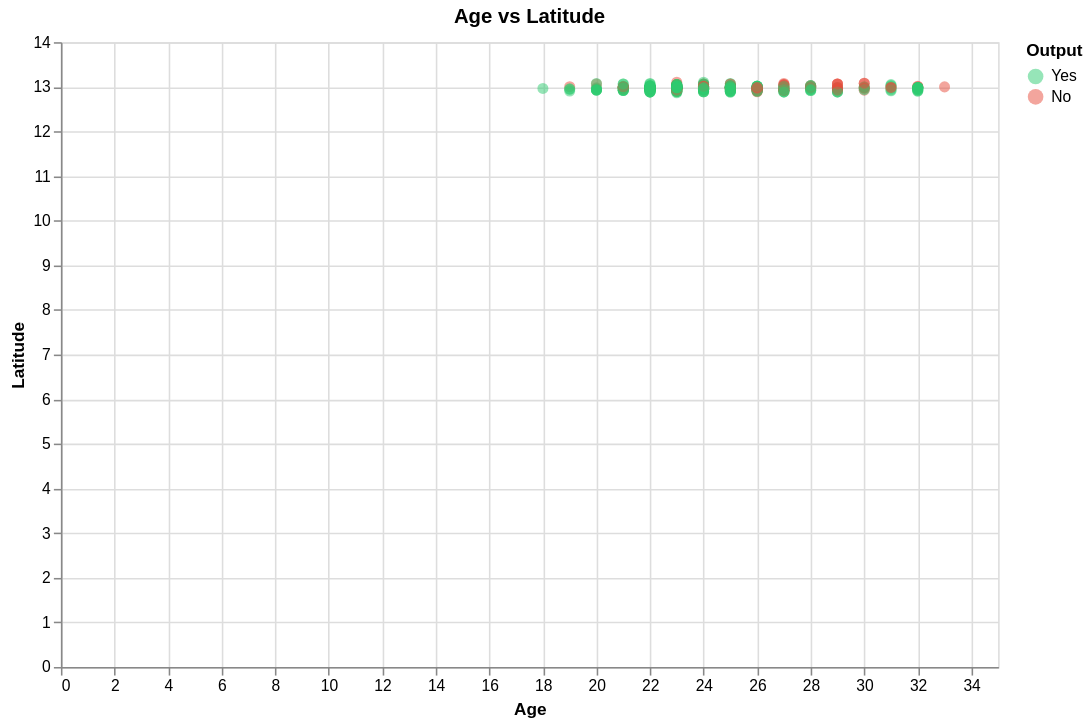

Source (notebook cell):
### Markdown cell above
## 8. Scatter Plot: Geographic Distribution (Age vs. Latitude)
Create a scatter plot showing the relationship between customer age and latitude.

### Code cell
alt.Chart(df).mark_circle(size=50, opacity=0.5).encode(
    alt.X('Age:Q', title='Age'),
    alt.Y('latitude:Q', title='Latitude'),
    alt.Color('Output:N', scale=alt.Scale(domain=['Yes', 'No'], range=['#2ecc71', '#e74c3c'])),
    tooltip=['Age:Q', 'latitude:Q', 'Gender:N', 'Output:N']
).properties(
    title='Age vs Latitude',
    width=600, height=400
).interactive()

### Figure 1 — Vega-Lite specification as saved in the notebook (floating-point values rounded to 4 significant figures; data arrays with more than 128 entries replaced by an {"elided": "..."} marker saying what was removed)
{"config": {"view": {"continuousWidth": 300, "continuousHeight": 300}}, "data": {"name": "data-f84c5de1922d6b2f20a460be71982c02"}, "mark": {"type": "circle", "opacity": 0.5, "size": 50}, "encoding": {"color": {"field": "Output", "scale": {"domain": ["Yes", "No"], "range": ["#2ecc71", "#e74c3c"]}, "type": "nominal"}, "tooltip": [{"field": "Age", "type": "quantitative"}, {"field": "latitude", "type": "quantitative"}, {"field": "Gender", "type": "nominal"}, {"field": "Output", "type": "nominal"}], "x": {"field": "Age", "title": "Age", "type": "quantitative"}, "y": {"field": "latitude", "title": "Latitude", "type": "quantitative"}}, "height": 400, "params": [{"name": "param_1e9efca18e7a2868", "select": {"type": "interval", "encodings": ["x", "y"]}, "bind": "scales"}], "title": "Age vs Latitude", "width": 600, "$schema": "https://vega.github.io/schema/vega-lite/v6.1.0.json", "datasets": {"data-f84c5de1922d6b2f20a460be71982c02": {"elided": "388 records"}}}
